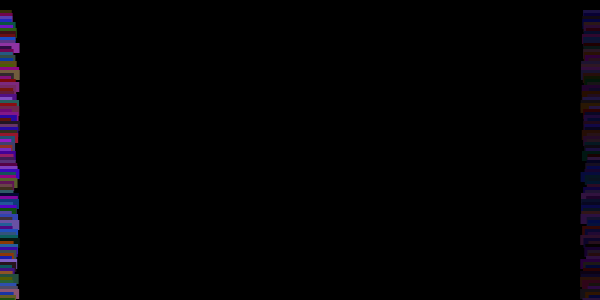
Frame 1 (no input)
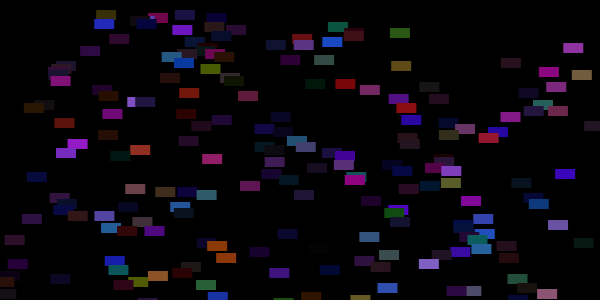
Frame 60 (the mouse pressed at the canvas centre just before this capture)
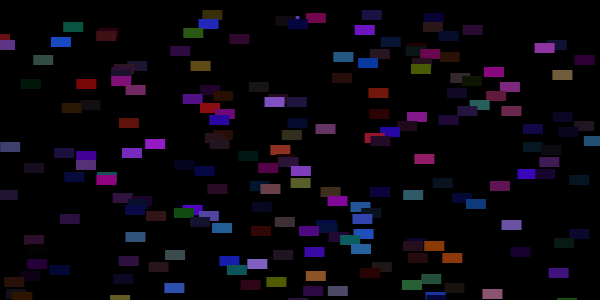
Frame 120 (the mouse held since frame 60 and released just before this capture)

The Processing sketch that drew these frames (run headless with seeded random() and noise(); from frame 60 on, the mouse is pressed at the canvas centre):

// Processing sketch: processing_116883
// ── processing_116883.pde

// solution to creating objects in a loop:  http://processing.org/discourse/beta/num_1243792004.html
// edited to add randomness to colors, speeds, and cars travelling in two directions

// total number of cars
int numCar = 300;                  
Car[] cars = new Car[numCar];
Car[] cars2 = new Car[numCar];

void setup() {
 size(600,300);

// set random colors, speeds
// all cars start at x0 and are 3px apart in y
 for(int i = 0; i <cars.length; i++){
   cars[i] = new Car(color((random(0,150)),(random(0,100)),(random(0,200))),0,i*3,(random(1,10)));
   cars2[i] = new Car(color((random(0,50)),(random(0,25)),(random(0,75))),width,i*3,(random(1,10)));
 }
}

void draw() {
 background(0);
// i = 1 so that the first car doesn't fall off the top of the window
 for(int i = 5; i <cars.length; i++){
   cars[i].move();
   cars[i].display();
   cars2[i].move2();
   cars2[i].display();   
 }
}

class Car {
 color c;
 float xpos;
 float ypos;
 float xspeed;

 Car(color tempC, float tempXpos, float tempYpos, float tempXspeed) {
   c = tempC;
   xpos = tempXpos;
   ypos = tempYpos;
   xspeed = tempXspeed;
 }

 void display() {
   stroke(0,0,0,0);
   fill(c);
   rectMode(CENTER);
   rect(xpos,ypos,20,10);
 }

 void move() {
   xpos = xpos + xspeed;
   if (xpos > width) {
     xpos = 0;
   }
 }
 void move2() {
   xpos = xpos - xspeed;
   if (xpos < 0) {
     xpos = width;
   }
 } 
}
